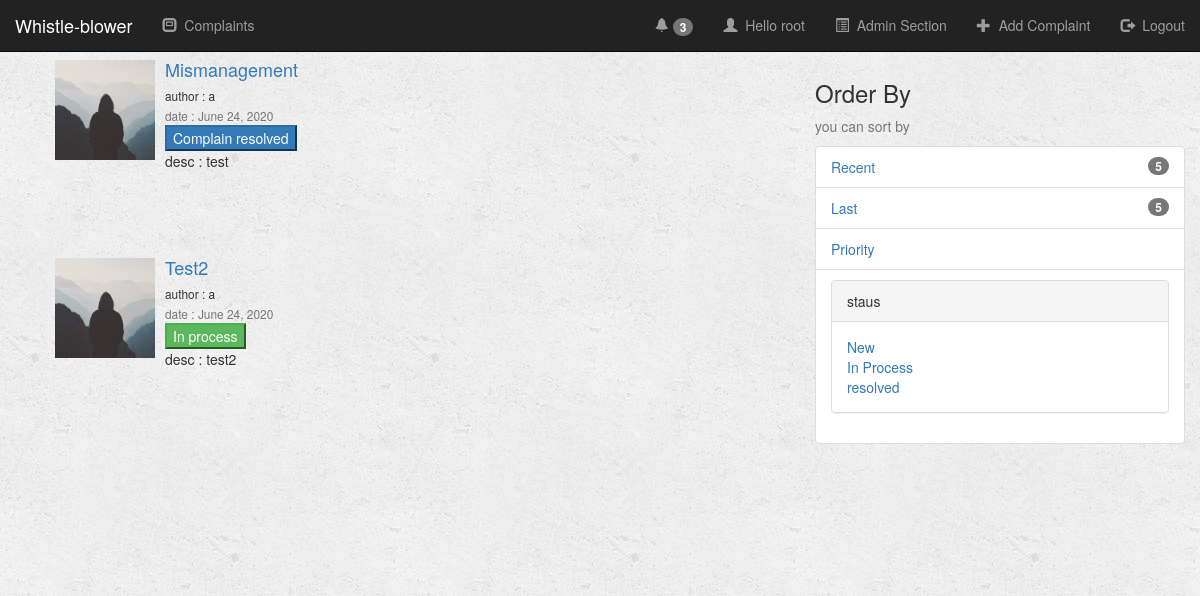
Page /section/ (signed in) on the committed database.
### users_auth/models.py (models this page shows, shortened)
class CustomUser(AbstractBaseUser, PermissionsMixin):
    GENDERS = (('M', 'Male'), ('F', 'Female'))
    username = models.CharField(max_length=50, unique=True)
    email = models.EmailField(blank=True)
    name = models.CharField(max_length=200, blank=True)
    gender = models.CharField(max_length=1, choices=GENDERS, default='M')
    admin = models.CharField(max_length=1, default='N')
    password = models.CharField('password', max_length=128, validators=[validate_password])
    is_active = models.BooleanField(default=True, verbose_name='Active',
                                    help_text='Designates whether this user should be treated as active. '
                                              'Unselect this instead of deleting accounts.')
    is_admin = models.BooleanField(default=False, verbose_name='Staff status',
                                   help_text='Designates whether the user can log into this admin site.')
    image = models.ImageField(default='default.jpg', upload_to='profile_pics')
    notifications = models.IntegerField(default=0)
    noti_messages = models.CharField(max_length=500, blank = True)
    USERNAME_FIELD = 'username'
    EMAIL_FIELD = 'email'
    objects= CustomUserManager()
    def __str__(self):
        return self.username

### comportal/models.py (models this page shows, shortened)
class Complain(models.Model):
    title = models.CharField(max_length=200)
    AREA_CHOICES = (
        ('H', 'hostel'),
        ('A', 'academics'),
        ('C', 'colony'),
    )
    area = models.CharField(
        max_length=1,
        choices=AREA_CHOICES,
        default='H'
         )
    TAGS_CHOICES = (
        ('G', 'green campus'),
        ('E', 'electrical'),
        ('C', 'civil'),
    )
    tags = models.CharField(
        max_length=1,
        choices=TAGS_CHOICES,
        default='G'
         )
    TYPE_CHOICES = (
        ('I', 'individual'),
        ('G', 'general'),
    )
    type = models.CharField(
        max_length=1,
        choices=TYPE_CHOICES,
        default='G'
         )
    details = models.TextField(blank=True)
    pub_date = models.DateTimeField(auto_now=True)
    avail = models.CharField(max_length=200, blank=True)
    status = models.IntegerField(default=0)
    by = models.ForeignKey(CustomUser, on_delete = models.CASCADE, related_name='profile')
    priority = models.IntegerField(default=0)
    NEED_CHOICES = (
        ('R', 'repair'),
        ('C', 'change'),
    )
    need = models.CharField(
        max_length=1,
        choices=NEED_CHOICES,
        default='R'
         )

### comportal/views.py (the view)
# urls.py: path('section/', views.AdminView.as_view(), name='admin-sec'),
class AdminView(LoginRequiredMixin, UserPassesTestMixin, generic.ListView):
    model = Complain
    template_name = 'comportal/complain_list.html'
    context_object_name = 'complain_list'
    ordering= ['-pub_date']
    paginate_by = 3
    def get_queryset(self):
        return Complain.objects.filter(area=self.request.user.admin)
    def test_func(self):
        admin = str(self.request.user.admin)
        if admin == 'N':
            return False
            messages.error(self.request, f'You are not admin')
        return True

### comportal/templates/comportal/complain_list.html (shortened to what this page needs)
{% extends "comportal/base.html" %}
{% block content %}
<div class="row">
        <div class="col-md-8">
            {% if complain_list %}
                <ul>
                    {% for complain in complain_list %}
                        <div class="media">
                            <div class="media-left media-top">
                                <a href="{% url 'comportal:user-complains' complain.by %}">
                                   <img class="rounded-circle" src="{{ complain.by.image.url }}" style= "width: 100px; height: 100px;">
                                </a>
                            </div>
                            <div class="media-body">
                                <h4 class="media-heading"><a href="{% url 'comportal:detail' complain.id %}">{{ complain.title|title }}</a></h4>
                                <small >author : {{ complain.by }}</small><br>
                                <small class="text-muted">date : {{ complain.pub_date|date:"F d, Y" }}</small><br>
                                {% if  complain.status == 0 %}
                                <button class="btn-primary">No action yet taken</button>
                                {% elif complain.status == 1 %}
                                <button class="btn-success">In process</button>
                                {% else %}
                                <button class="btn-primary">Complain resolved</button>
                                {% endif %}
                                <p>desc : {{ complain.details }}</p>
                            </div>
                            <hr>
                            <hr>
                        </div>
                    {% endfor %}
                </ul>
            {% else %}
                <h3> no complains </h3>
            {% endif %}
        </div>
        <div class="col-md-4">
          <div class="content-section">
            <h3>Order By</h3>
            <p class='text-muted'>you can sort by
              <ul class="list-group">
                <li class="list-group-item list-group-item-light">
                <a href="{% url "comportal:index-recents" %}">Recent</a>
                <span class="badge">5</span></li>
                <li class="list-group-item list-group-item-light">
                <a href="{% url "comportal:index-last" %}">Last</a>
                <span class="badge">5</span></li>
                <li class="list-group-item list-group-item-light">
                <a href="{% url "comportal:index-priority" %}">Priority</a>
                </li>
                <li class="list-group-item list-group-item-light">
                    <div class="panel panel-default">
                        <div class="panel-heading">staus</div>
                        <div class="panel-body">
                            <a href="{% url "comportal:index-unprocessed" %}">New</a><br>
                            <a href="{% url "comportal:index-processing" %}">In Process</a><br>
                            <a href="{% url "comportal:index-resolved" %}">resolved</a><br>
                        </div>
                    </div>
                </li>
              </ul>
            </p>
          </div>
        </div>
{% endblock %}

### comportal/templates/comportal/base.html (shortened to what this page needs)
<!DOCTYPE html>
<html lang="en">
<head>
    {% load staticfiles %}
    <link rel="stylesheet" type="text/css" href="{% static 'comportal/style.css' %}">
    <link rel="stylesheet" href="{% static 'comportal/bootstrap-3.3.7-dist/css/bootstrap.min.css' %}">
</head>
<body>
    <header>
        <nav class="navbar navbar-inverse navbar-fixed-top">
            <div class="container-fluid">
                <div class="navbar-header">
                    <a class="navbar-brand" href="{% url 'comportal:index' %}">Whistle-blower</a>
                </div>
                <div class="collapse navbar-collapse" id="topNavBar">
                    <ul class="nav navbar-nav">
                        <li><a href="{% url 'comportal:index' %}"><span class="glyphicon glyphicon-modal-window" aria-hidden="true"></span>&nbsp; Complaints</a></li>
                    </ul>
                    {% if user.is_authenticated%}
                        <ul class="nav navbar-nav navbar-right">
                            <li>
                                <a data-toggle="modal" href="#myModal" class="button">
                                    <span class="glyphicon glyphicon-bell" aria-hidden="true"></span>
                                    {% if user.notifications > 0  %}
                                        <span class="badge">{{user.notifications}}</span>
                                    {% endif %}
                                </a>
                            </li>
                            <li>
                                <a href="{% url 'users_auth:user-profile' %}">
                                    <span class="glyphicon glyphicon-user" aria-hidden="true"></span>&nbsp; Hello {{user.get_username}}
                                </a>
                            </li>
                            <li>
                                {% if user.admin == 'N'%}
                                {% else %}
                                <a href="{% url 'comportal:admin-sec' %}">
                                    <span class="glyphicon glyphicon-list-alt" aria-hidden="true"></span>&nbsp; Admin Section
                                </a>
                                {% endif %}
                            </li>
                            <li>
                                <a href="{% url 'comportal:newcomplain' %}">
                                    <span class="glyphicon glyphicon-plus" aria-hidden="true"></span>&nbsp; Add Complaint
                                </a>
                            </li>
                            <li>
                                <a href="{% url 'logout' %}">
                                    <span class="glyphicon glyphicon-log-out" aria-hidden="true"></span>&nbsp; Logout
                                </a>
                            </li>
                        </ul>
                    {% endif %}
                </div>
            </div>
        </nav>
    </header>
    <main role="main" class="container">
      <div class="row">
          {% block content %}{% endblock %}
      </div>
      <hr>
      <hr>
    </main>
    <hr>
    <hr>
</body>
</html>

### comportal/static/comportal/style.css (style rules this page uses)
body { background: white url("./background.png"); }
body .container { margin-top: 5%; }

### rows in the picture
CustomUser: notifications "3", get_username "root"
Complain: by.image (placeholder picture), title "Mismanagement", by "a", pub_date "June 24, 2020", status "Complain resolved", details "test"
Complain: by.image (placeholder picture), title "Test2", by "a", pub_date "June 24, 2020", status "In process", details "test2"
